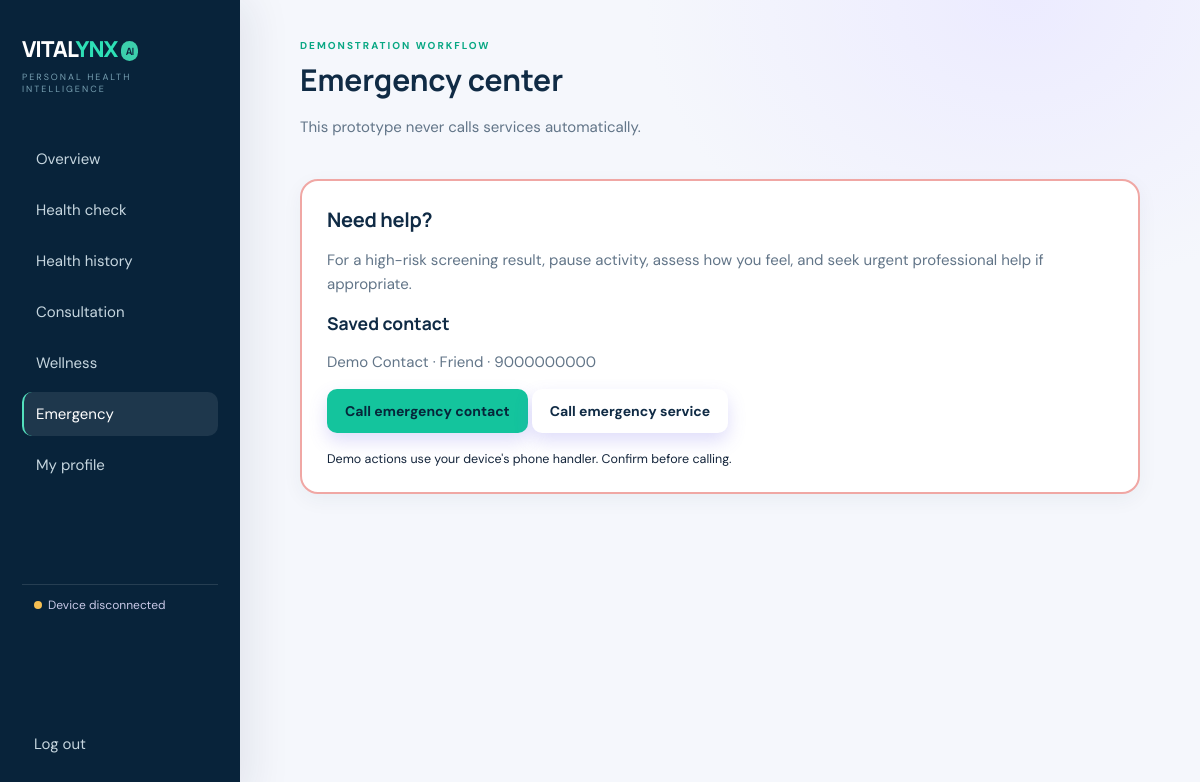
Page /emergency (signed in) on the committed database.
### models/database.py (models this page shows, shortened)
class User(db.Model):
    id = db.Column(db.Integer, primary_key=True)
    email = db.Column(db.String(120), unique=True, nullable=False, index=True)
    phone = db.Column(db.String(30), unique=True, nullable=False, index=True)
    password_hash = db.Column(db.String(255), nullable=False)
    name = db.Column(db.String(100), nullable=False)
    email_verified = db.Column(db.Boolean, default=False, nullable=False)
    phone_verified = db.Column(db.Boolean, default=False, nullable=False)
    location_label = db.Column(db.String(180))
    location_latitude = db.Column(db.Float)
    location_longitude = db.Column(db.Float)
    gender = db.Column(db.String(30))
    age = db.Column(db.Integer)
    height = db.Column(db.Float)
    weight = db.Column(db.Float)
    hereditary_conditions = db.Column(db.JSON, default=list)
    current_health_issues = db.Column(db.JSON, default=list)
    wellness_preferences = db.Column(db.JSON, default=list)
    emergency_contact_name = db.Column(db.String(100))
    emergency_contact_phone = db.Column(db.String(30))
    emergency_contact_relationship = db.Column(db.String(80))
    profile_completed = db.Column(db.Boolean, default=False, nullable=False)
    created_at = db.Column(db.DateTime, default=lambda: datetime.now(timezone.utc))
    readings = db.relationship('Reading', backref='user', lazy=True, cascade='all, delete-orphan')

### routes/emergency.py (the view)
@emergency_bp.route('/emergency')
@login_required
def emergency(): return render_template('emergency.html',user=current_user())

### routes/auth.py (called while the page is built)
def current_user(): return db.session.get(User, session.get('user_id')) if session.get('user_id') else None

### routes/dashboard.py (called while the page is built)
def login_required(f):
 @wraps(f)
 def wrapped(*a,**k):
  u=current_user()
  if not u:return redirect(url_for('auth.login'))
  if not u.profile_completed:return redirect(url_for('auth.onboarding'))
  return f(*a,**k)
 return wrapped

### services/device_status.py (called while the page is built, shortened)
def latest_device_reading(user_id):
    return Reading.query.filter_by(user_id=user_id, source='device').order_by(
        Reading.created_at.desc()
    ).first()

def device_is_connected(reading, now=None):
    if reading is None or reading.created_at is None:
        return False

### templates/emergency.html
{% extends 'base.html' %}{% block content %}<header><div><p class="eyebrow">DEMONSTRATION WORKFLOW</p><h1>Emergency center</h1><p>This prototype never calls services automatically.</p></div></header><section class="panel danger"><h2>Need help?</h2><p>For a high-risk screening result, pause activity, assess how you feel, and seek urgent professional help if appropriate.</p><h3>Saved contact</h3><p>{{user.emergency_contact_name}} · {{user.emergency_contact_relationship}} · {{user.emergency_contact_phone}}</p><a class="button" href="tel:{{user.emergency_contact_phone}}">Call emergency contact</a> <a class="button secondary" href="tel:112">Call emergency service</a><small>Demo actions use your device's phone handler. Confirm before calling.</small></section>{% endblock %}

### static/css/style.css (style rules this page uses)
:root { --ink:#10243e;--muted:#62738a;--surface:#ffffff;--canvas:#f4f7fb;--brand:#6254e8;--brand-dark:#302783;--accent:#27c4a0;--line:#e4e8f2 }
body { background:var(--canvas);color:var(--ink) }
.authcard button,.button { background:linear-gradient(135deg,var(--brand),#8779f2);color:#fff;box-shadow:0 8px 18px #675ae535 }
.cards article,.panel { border:1px solid var(--line);box-shadow:0 8px 22px #2638790a }
.panel h2 { letter-spacing:-.3px }
* { box-sizing:border-box }
body { margin:0;background:#f4f8fa;color:#13243b;font:15px 'DM Sans',sans-serif }
h1,h2,h3 { font-family:Manrope;margin:0;color:#102b45 }
h1 { font-size:30px }
h2 { font-size:20px }
p { color:#627588;line-height:1.6 }
.eyebrow { font-size:10px;letter-spacing:2px;font-weight:700;color:#08a783;margin:0 0 5px }
header { display:flex;justify-content:space-between;align-items:flex-start;margin-bottom:25px }
.button,button { display:inline-block;background:#14c49d;border:0;border-radius:10px;color:#06263a;padding:13px 18px;font-weight:800;text-decoration:none;cursor:pointer;font:700 14px 'DM Sans' }
.secondary { background:#fff;color:#102b45 }
.cards article,.panel,.authcard,.wizard { background:#fff;border-radius:16px;padding:22px;box-shadow:0 6px 20px #1637550d }
.panel { margin:20px 0;overflow:auto }
.danger { border:2px solid #f0a7a4 }
.danger small { display:block;margin-top:18px }
main:not(.auth) > header, main:not(.auth) > .disclaimer, main:not(.auth) > .hero, main:not(.auth) > .cards, main:not(.auth) > .panel { animation: rise-in .55s cubic-bezier(.2,.7,.25,1) both; }
.cards article, .panel, .button, nav a, .avatar { transition: transform .22s ease, box-shadow .22s ease, border-color .22s ease, background-color .22s ease; }
:root { --canvas:#f5f7fc; --line:#e5e9f3; --muted:#718096; }
body { background: radial-gradient(ellipse at 85% 0%, #ecebff 0, transparent 26%), var(--canvas); }
main:not(.auth) > *:not(script) { animation: page-enter .55s cubic-bezier(.2,.72,.22,1) both; }
main:not(.auth) > :nth-child(2) { animation-delay:50ms; }
.panel { border-radius:18px; padding:25px; }
.panel h2 { margin-bottom:8px; }
.button, button { transition:transform .2s ease, box-shadow .2s ease, filter .2s ease; }

### rows in the picture
User: emergency_contact_name "Demo Contact", emergency_contact_relationship "Friend", emergency_contact_phone "9000000000"
